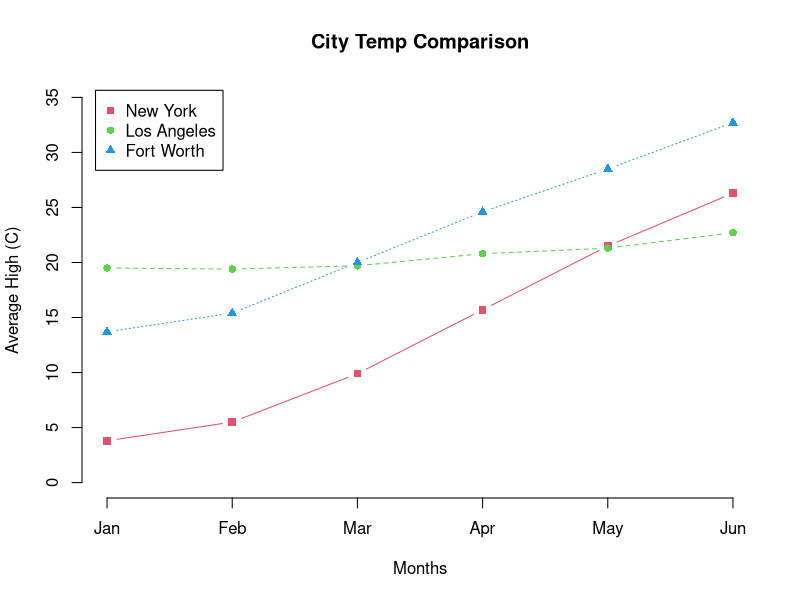

R code for this plot:
ny <- c(3.8,5.5,9.9,15.7,21.5,26.3)
la <- c(19.5,19.4,19.7,20.8,21.3,22.7)
fw <- c(13.7,15.4,20.0,24.6,28.5,32.7)

table <- cbind(ny,la,fw)
colnames(table) <- c("New York", "Los Angeles","Fort Worth")
rownames(table) <- month.abb[1:6]
print(table)
#create graphic visualization of the data
matplot(table,type="b",pch = 15:17,col=2:4,
        xlab = "Months", ylab = "Average High (C)",
        xlim = c(1,6), ylim = c(0,35), axes=FALSE,
        main="City Temp Comparison")

#create axis labels
axis(1,at=1:6,labels = rownames(table))
axis(2)
legend("topleft",inset = 0.02,pch = 15:17,col = 2:4,legend=colnames(table))
